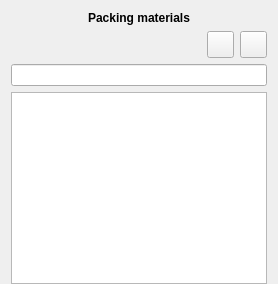
          <widget class="QWidget" name="tab_4">
           <attribute name="title">
            <string> PM    </string>
           </attribute>
           <attribute name="toolTip">
            <string>Packing materials</string>
           </attribute>
           <layout class="QGridLayout" name="gridLayout_14">
            <property name="bottomMargin">
             <number>0</number>
            </property>
            <item row="0" column="0">
             <layout class="QGridLayout" name="gridLayout_12">
              <item row="3" column="0" colspan="3">
               <widget class="QListWidget" name="pm_list">
                <property name="font">
                 <font>
                  <family>Ubuntu</family>
                  <weight>75</weight>
                  <italic>false</italic>
                  <bold>true</bold>
                 </font>
                </property>
                <property name="verticalScrollMode">
                 <enum>QAbstractItemView::ScrollPerPixel</enum>
                </property>
                <property name="horizontalScrollMode">
                 <enum>QAbstractItemView::ScrollPerPixel</enum>
                </property>
                <property name="spacing">
                 <number>6</number>
                </property>
                <property name="sortingEnabled">
                 <bool>true</bool>
                </property>
               </widget>
              </item>
              <item row="1" column="0">
               <widget class="QLabel" name="packing_materials_count">
                <property name="font">
                 <font>
                  <italic>false</italic>
                 </font>
                </property>
                <property name="text">
                 <string/>
                </property>
                <property name="alignment">
                 <set>Qt::AlignLeading|Qt::AlignLeft|Qt::AlignVCenter</set>
                </property>
               </widget>
              </item>
              <item row="1" column="2">
               <widget class="QPushButton" name="add_pm">
                <property name="minimumSize">
                 <size>
                  <width>27</width>
                  <height>27</height>
                 </size>
                </property>
                <property name="maximumSize">
                 <size>
                  <width>27</width>
                  <height>27</height>
                 </size>
                </property>
                <property name="font">
                 <font>
                  <family>Ubuntu</family>
                  <weight>75</weight>
                  <italic>false</italic>
                  <bold>true</bold>
                 </font>
                </property>
                <property name="text">
                 <string/>
                </property>
                <property name="iconSize">
                 <size>
                  <width>20</width>
                  <height>20</height>
                 </size>
                </property>
               </widget>
              </item>
              <item row="1" column="1">
               <widget class="QPushButton" name="delete_pm">
                <property name="minimumSize">
                 <size>
                  <width>27</width>
                  <height>27</height>
                 </size>
                </property>
                <property name="maximumSize">
                 <size>
                  <width>27</width>
                  <height>27</height>
                 </size>
                </property>
                <property name="text">
                 <string/>
                </property>
                <property name="iconSize">
                 <size>
                  <width>20</width>
                  <height>20</height>
                 </size>
                </property>
               </widget>
              </item>
              <item row="0" column="0" colspan="3">
               <widget class="QLabel" name="pm_label">
                <property name="font">
                 <font>
                  <weight>75</weight>
                  <italic>false</italic>
                  <bold>true</bold>
                 </font>
                </property>
                <property name="text">
                 <string>Packing materials</string>
                </property>
                <property name="alignment">
                 <set>Qt::AlignCenter</set>
                </property>
               </widget>
              </item>
              <item row="2" column="0" colspan="3">
               <widget class="QLineEdit" name="Pack_UI_SearchBar"/>
              </item>
             </layout>
            </item>
           </layout>
          </widget>
